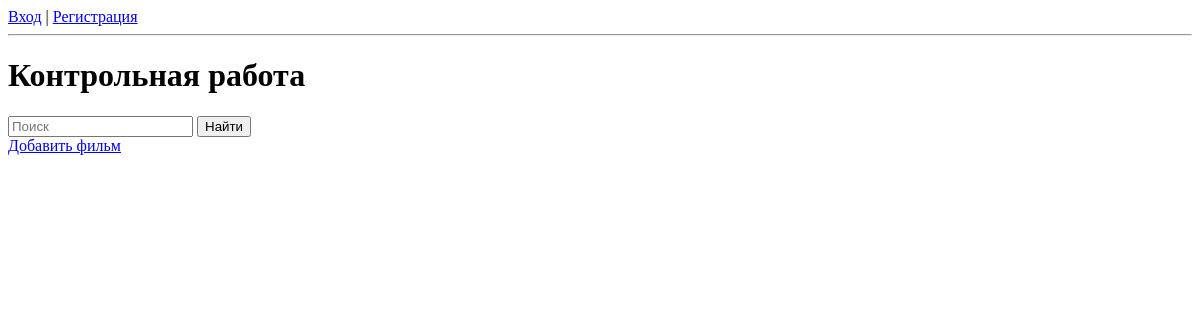
The page /cine/control/ on the database as committed earlier.
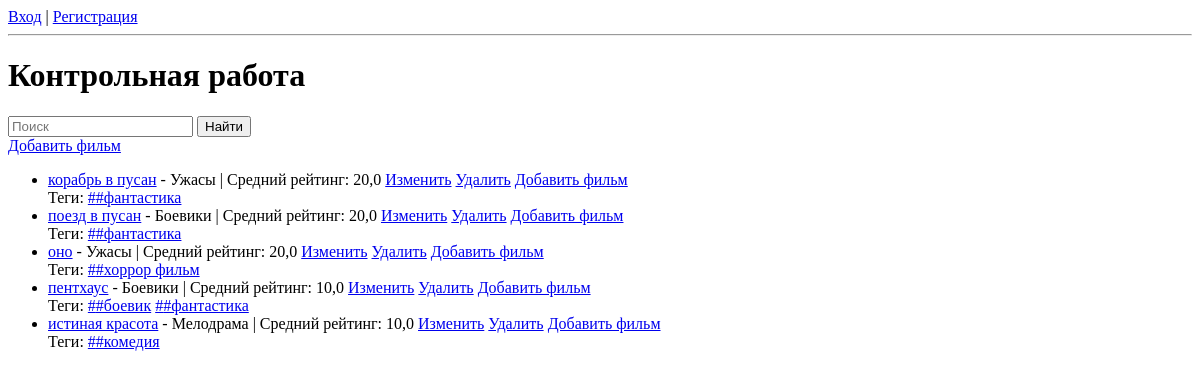
The same page on the database as committed later.
### CineBoard/models.py (models this page shows, shortened)
class Film(models.Model):
    GENRE_CHOICES = [
        ('Ужасы', 'Ужасы'),
        ('Фантастика', 'Фантастика'),
        ('Боевики', 'Боевики'),
        ('Мелодрама', 'Мелодрама'),
    ]
    title = models.CharField(max_length=100, verbose_name='Название фильма')
    description = models.TextField(verbose_name='Описание фильма')
    genre = models.CharField(max_length=50, choices=GENRE_CHOICES, default='Фантастика', verbose_name='Жанр')
    date = models.CharField(max_length=50, verbose_name='Дата выхода')
    tags = models.ManyToManyField(Tag, related_name='films', blank=True, verbose_name='Теги')
    created_at = models.DateTimeField(auto_now_add=True, verbose_name='Дата добавления')

class Tag(models.Model):
    name = models.CharField(max_length=100, unique=True, verbose_name='Название тега')

### CineBoard/views.py (the view)
# urls.py: path('control/', views.ControlView.as_view(), name='control'),
class ControlView(ListView):
    model = Film
    template_name = 'CineBoard/control.html'
    context_object_name = 'films'
    def get_queryset(self):
        return Film.objects.annotate(avg_rating=Avg('reviews__mark')).order_by('-avg_rating', '-created_at')

### templates/CineBoard/control.html
{% extends "CineBoard/base.html" %}
{% block content %}
<h1>Контрольная работа</h1>
<form method="get" action="{% url 'CineBoard:film_search' %}">
    <input type="text" name="q" placeholder="Поиск">
    <button type="submit">Найти</button>
</form>
<a href="{% url 'CineBoard:film_add' %}">Добавить фильм</a>
<ul>
{% for film in films %}
    <li>
        <a href="{% url 'CineBoard:film_detail' film.pk %}">{{ film.title }}</a>
        - {{ film.genre }} | Средний рейтинг: {{ film.avg_rating|default:"0.0" }}
        <a href="{% url 'CineBoard:film_edit' film.pk %}">Изменить</a>
        <a href="{% url 'CineBoard:film_delete' film.pk %}">Удалить</a>
        <a href="{% url 'CineBoard:film_add' %}" class="btn btn-success">Добавить фильм</a>
        <br>
        Теги:
        {% for tag in film.tags.all %}
            <a href="{% url 'CineBoard:film_tag' tag.name %}">#{{ tag.name }}</a>
        {% endfor %}
    </li>
{% endfor %}
</ul>
{% endblock %}

### templates/CineBoard/base.html (shortened to what this page needs)
<!DOCTYPE html>
<html>
<head>
</head>
<body>
    {% if user.is_authenticated %}
        Привет, {{ user.username }} | <a href="{% url 'CineBoard:logout' %}">Выйти</a>
    {% else %}
        <a href="{% url 'CineBoard:login_cine' %}">Вход</a> |
        <a href="{% url 'CineBoard:register_cine' %}">Регистрация</a>
    {% endif %}
    <hr>
    {% block content %}{% endblock %}
</body>
</html>

Rows that differ between the two databases and show on the page:
added Film: title "корабрь в пусан", genre "Ужасы", avg_rating "20,0"
added Tag: name "#фантастика"
added Film: title "поезд в пусан", genre "Боевики", avg_rating "20,0"
added Film: title "оно", genre "Ужасы", avg_rating "20,0"
added Tag: name "#хоррор фильм", shown under "оно"
added Film: title "пентхаус", genre "Боевики", avg_rating "10,0"
added Tag: name "#боевик", shown under "пентхаус"
added Film: title "истиная красота", genre "Мелодрама", avg_rating "10,0"
added Tag: name "#комедия", shown under "истиная красота"
